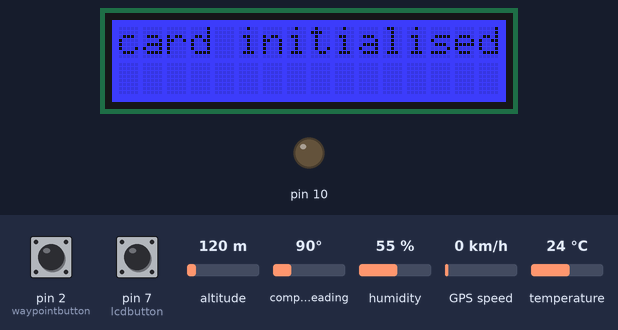
Recording of a sketch running on a simulated Arduino Mega 2560, built with avr-gcc and run on an emulated ATmega2560. Shown: 16×2 character LCD, output pins drawn as LEDs (lit = HIGH). The inputs (shaded band) are chosen by the test bench; at power-on: pin 2 (waypointbutton) HIGH, pin 7 (lcdbutton) LOW, altitude 120 m, compass heading 90°, humidity 55 %, GPS speed 0 km/h, temperature 24 °C. Storage starts empty; the GPS gets a fix after 3 s at 37.7749, -122.4194 with 8 satellites.

Above: at 3.3 s.
3.4 s: pin 2 (waypointbutton) pulled LOW for 0.15 s
At 4.2 s:
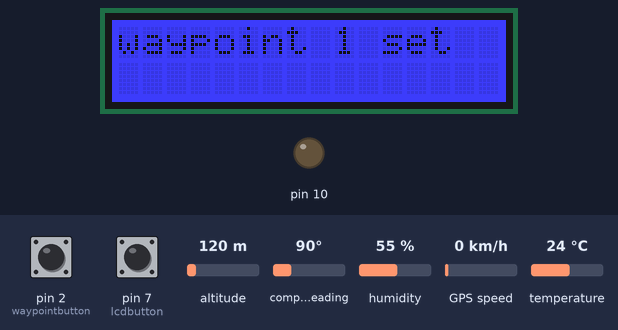
17.5 s: pin 2 (waypointbutton) pulled LOW for 1 s
At 19.6 s:
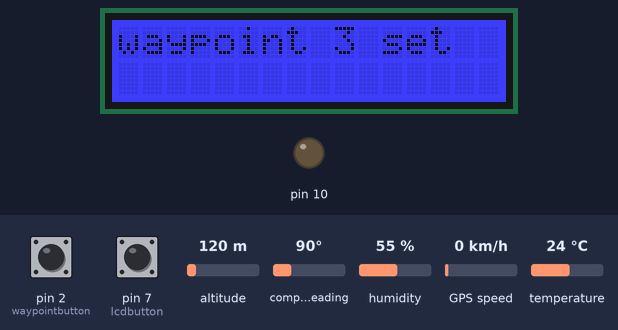
32.5 s: pin 7 (lcdbutton) pulled HIGH for 1 s
At 33.8 s:
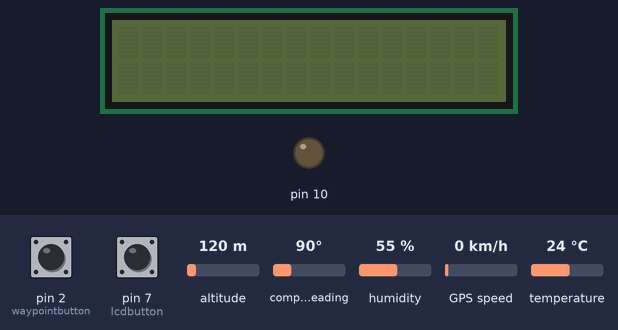
35.0 s: pin 7 (lcdbutton) pulled HIGH for 0.15 s
At 35.9 s:
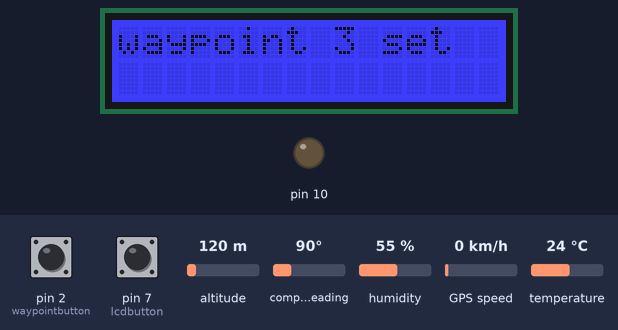
49.1 s: pin 7 (lcdbutton) pulled HIGH for 3.2 s
At 50.2 s:
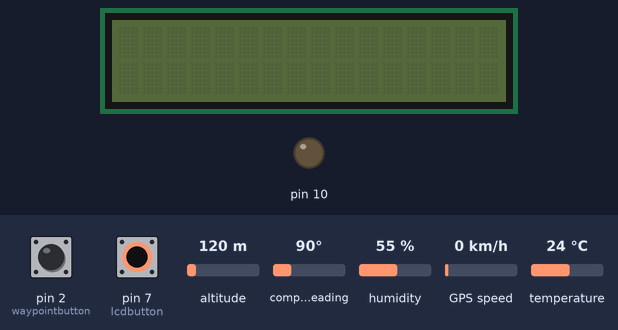
53.8 s: pin 7 (lcdbutton) pulled HIGH for 0.15 s
At 66.6 s:
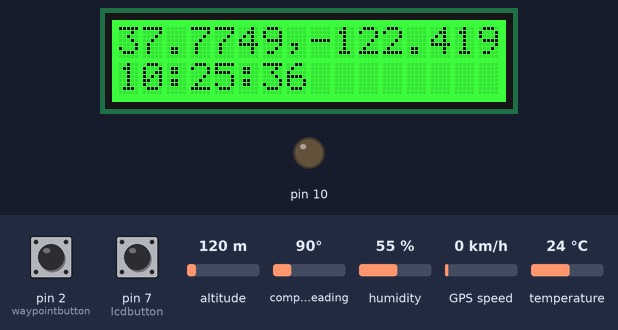
Timing chart, 0 to 68.1 s (numbered marks = the images above; inputs shaded):
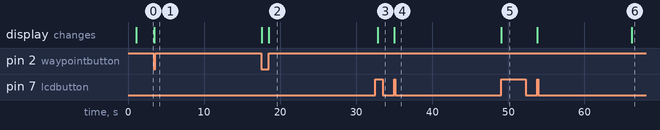

The sketch:

gpstracker.ino
```cpp
#include <Arduino.h>

/*
 *
 * GPS Tracker for Arduino, first Adventure Labs project
 * Author: Tom Broughton
 * License: Creative Commons - share and share alike
 *
 * A GPS tracker that trackes every few seconds and allows
 * waypoints to be taken.  Data written to SD card and status
 * displayed on an RGB LCD.
 */

#include <TinyGPS++.h>
#include <SoftwareSerial.h>

//set up lcd

#include <Wire.h>
#include "rgb_lcd.h"


rgb_lcd lcd;

// set up SD

#include <SPI.h>
#include <SD.h>

#include "DHT.h"
#define DHTPIN A0
#define DHTTYPE DHT11 // DHT 11
DHT dht(DHTPIN, DHTTYPE);

// On the Ethernet Shield, CS is pin 4. Note that even if it's not
// used as the CS pin, the hardware CS pin (10 on most Arduino boards,
// 53 on the Mega) must be left as an output or the SD library
// functions will not work.
const int chipSelect = 4;

File dataFile;

// end SD

//update delay
unsigned long lastdisplaytime = 0UL;
const long updatedelay = 15000;

//update waypoint button delay
unsigned long last_button_time = 0UL;
//update button delay

//update lcd last time pressed
unsigned long lcdbuttonlastpressed = 0UL;

/*
   This sample sketch demonstrates the normal use of a TinyGPS++ (TinyGPSPlus) object.
   It requires the use of SoftwareSerial, and assumes that you have a
   4800-baud serial GPS device hooked up on pins 4(rx) and 3(tx).
*/
static const int RXPin = 5, TXPin = 6;
static const uint32_t GPSBaud = 9600;

// The TinyGPS++ object
TinyGPSPlus gps;

// The serial connection to the GPS device
SoftwareSerial ss(RXPin, TXPin);

//setup pointtypeto record
char pointtype = 'T';
int waypointcounter = 0;

const byte waypointbutton = 2;


//settings for turning LCD Off/On
boolean lcdon = true;
int lcdbuttonstate = LOW;
int debouncetime = 0;
int debouncelength = 50;
int lcdbutton = 7;


void setup()
{
  ss.begin(GPSBaud);

   // set up the LCD's number of columns and rows:
  lcd.begin(16, 2);

  lcd.setRGB(0, 0, 255);
  lcd.setCursor(0, 0);


  lcd.print(F("Init SD card..."));
  // make sure that the default chip select pin is set to
  // output, even if you don't use it:
  delay(1000);


  pinMode(10, OUTPUT);
  // see if the card is present and can be initialized:
  if (!SD.begin(chipSelect)) {
    displayLCDError(F("Card failed"));
    // don't do anything more:
    while (1) ;
  }
  lcd.clear();
  lcd.print(F("card initialised"));
  delay(1000);

  // Open up the file we're going to log to!

  dataFile = SD.open("datalog.txt", FILE_WRITE);
  if (!dataFile) {
    displayLCDError(F("err opening file"));
    // Wait forever since we cant write data
    while (1) ;
  }else{
    dataFile.println(F("-------------"));
    dataFile.println(F("type, latitude, longitude, alt, speed, course, date, time, satellite, humidity, temperature, name, description"));
  }

  //make sure we interrupt on button press

  pinMode(waypointbutton, INPUT_PULLUP);
  attachInterrupt(digitalPinToInterrupt(waypointbutton), setWaypoint, CHANGE);


  pinMode(lcdbutton, INPUT);

  dht.begin();
}

void loop()
{

  //check to see if lcd should be turned off

  int lcdbuttonreading = digitalRead(lcdbutton);
  if(lcdbuttonreading != lcdbuttonstate){
    debouncetime = millis();
  }

  if((millis() - debouncetime) > debouncelength){
    if(lcdbuttonreading != lcdbuttonstate){
      lcdbuttonstate = lcdbuttonreading;

      if(lcdbuttonstate == HIGH){
        lcdon = !lcdon;

        if(lcdon){
          turnOnLCD();
        }else{
            turnOffLCD();
          }
      }
    }
  }


  // This sketch displays information every time a new sentence is correctly encoded.
  while (ss.available() > 0)
    if (gps.encode(ss.read())){
      if(millis() - lastdisplaytime > updatedelay){
        if(gps.location.isValid()){
          if(lcdon)
            displayLCDInfo();
          saveToSD();
        }else{
          displayLCDError(F("Getting Loc..."));
        }
        lastdisplaytime = millis();
      }
    }

  if (millis() > 5000 && gps.charsProcessed() < 10)
  {
    Serial.println(F("No GPS detected: check wiring."));
    while(true);
  }

  if(pointtype == 'W'){
    lcd.clear();
    lcd.setCursor(0, 0);
    lcd.print(F("waypoint "));
    lcd.print(waypointcounter);
    lcd.print(F(" set"));

    pointtype = 'T';

  }
}

void turnOnLCD(){
  lcd.display();
  lcd.setRGB(0, 0, 255);
}


void turnOffLCD(){
  lcd.noDisplay();
  lcd.setRGB(0, 0, 0);
}


void displayLCDInfo()
{
  lcd.clear();

  // (note: line 1 is the second row, since counting begins with 0):
  lcd.setCursor(0, 0);

  //lcd.print(F("loc: "));
  if (gps.location.isValid())
  {

    lcd.setRGB(0, 255, 0);
    lcd.print(gps.location.lat(), 4);
    lcd.print(F(","));
    lcd.print(gps.location.lng(), 4);

    lcd.setCursor(0, 1);
    if (gps.time.isValid())
    {
      if (gps.time.hour() < 10) Serial.print(F("0"));
      lcd.print(gps.time.hour());
      lcd.print(F(":"));
      if (gps.time.minute() < 10) Serial.print(F("0"));
      lcd.print(gps.time.minute());
      lcd.print(F(":"));
      if (gps.time.second() < 10) Serial.print(F("0"));
      lcd.print(gps.time.second());
    }
    else
    {
      lcd.print(F("I"));
    }

  }
  else
  {
    displayLCDError(F("Getting Location"));
  }


  //Serial.println();
}

void displayLCDError(String msg){
  lcd.clear();
  lcd.setCursor(0, 0);
  lcd.setRGB(255, 0, 0);
  lcd.print(msg);
}

void saveToSD(){


   if(dataFile){

    dataFile.print(pointtype);
    dataFile.print(F(","));

    if (gps.location.isValid())
    {
      dataFile.print(gps.location.lat(), 6);
      dataFile.print(F(","));
      dataFile.print(gps.location.lng(), 6);
    }
    else
    {
      dataFile.print(F("INVALID"));
    }


    dataFile.print(F(","));
    if (gps.altitude.isValid())
    {
      dataFile.print(gps.altitude.meters(), 6);
    }
    else
    {
      dataFile.print(F("INVALID"));
    }

    dataFile.print(F(","));
    if (gps.speed.isValid())
    {
      dataFile.print(gps.speed.kmph(), 2);
    }
    else
    {
      dataFile.print(F("INVALID"));
    }

    dataFile.print(F(","));
    if (gps.course.isValid())
    {
      dataFile.print(gps.course.deg(), 6);
    }
    else
    {
      dataFile.print(F("INVALID"));
    }

    dataFile.print(F(","));
    if (gps.date.isValid())
    {
      dataFile.print(gps.date.year());
      dataFile.print(F("/"));
      dataFile.print(gps.date.month());
      dataFile.print(F("/"));
      dataFile.print(gps.date.day());
    }
    else
    {
      dataFile.print(F("INVALID"));
    }

    dataFile.print(F(","));
    if (gps.time.isValid())
    {
      if (gps.time.hour() < 10) dataFile.print(F("0"));
      dataFile.print(gps.time.hour());
      dataFile.print(F(":"));
      if (gps.time.minute() < 10) dataFile.print(F("0"));
      dataFile.print(gps.time.minute());
      dataFile.print(F(":"));
      if (gps.time.second() < 10) dataFile.print(F("0"));
      dataFile.print(gps.time.second());
      dataFile.print(F("."));
      if (gps.time.centisecond() < 10) dataFile.print(F("0"));
      dataFile.print(gps.time.centisecond());
    }
    else
    {
      dataFile.print(F("INVALID"));
    }

    dataFile.print(F(","));
    if (gps.satellites.isValid())
    {
      dataFile.print(gps.satellites.value());
    }
    else
    {
      dataFile.print(F("INVALID"));
    }

    //add temperature data
    float h = dht.readHumidity();
    float t = dht.readTemperature();
    dataFile.print(F(","));
     // check if returns are valid, if they are NaN (not a number) then something went wrong!
    if (isnan(t) || isnan(h))
    {
        dataFile.print("INVALID, INVALID");
    }
    else
    {
        dataFile.print(h);
        dataFile.print(", ");
        dataFile.print(t);
        dataFile.print(" *C");
    }

    //name (waypoint)
    dataFile.print(F(","));
    if (pointtype == 'W')
    {
      dataFile.print(F("Waypoint "));
      dataFile.print(waypointcounter);
    }
    else
    {
      dataFile.print(F(""));
    }

    //description (waypoint)
    dataFile.print(F(","));
    if (pointtype == 'W')
    {
      dataFile.print(F("<<AddDescription>>"));
    }
    else
    {
      dataFile.print(F(""));
    }
    dataFile.println();
    dataFile.flush();
  }

}

void setWaypoint(){

  //check to see if increment() was called in the last 500 milliseconds
  if (millis() - last_button_time > 500)
  {
    pointtype = 'W';
    waypointcounter++;
    saveToSD();
    last_button_time = millis();
    lastdisplaytime = millis();
  }
}
```

Measured:
- after the input at 3.4 s, the display: changes after 0.05 s (image 1)
- after the input at 17.5 s, the display: first changes after 0.05 s (image 2 shows a later state)
- after the input at 32.5 s, the display: changes after 0.36 s (image 3)
- after the input at 35.0 s, the display: changes at once (image 4)
- after the input at 49.1 s, the display: changes at once (image 5)
- after the input at 53.8 s, the display: first changes at once (image 6 shows a later state)
